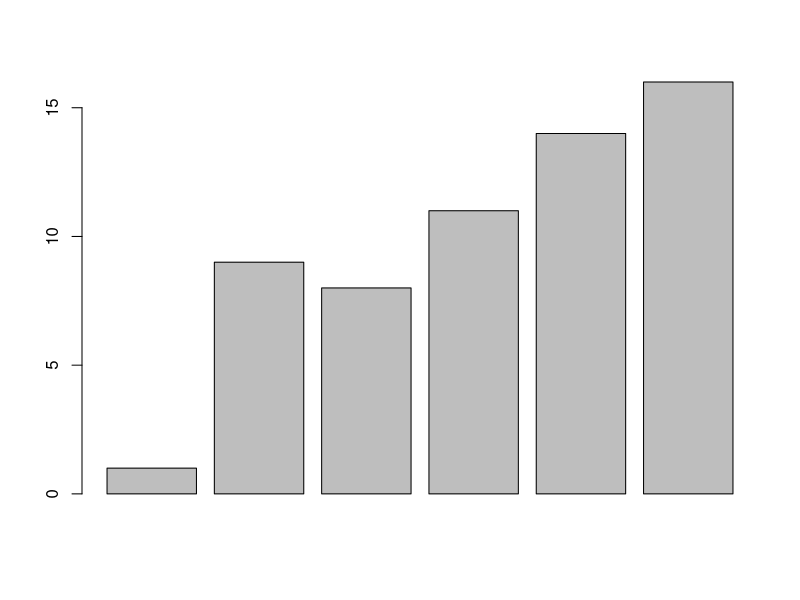
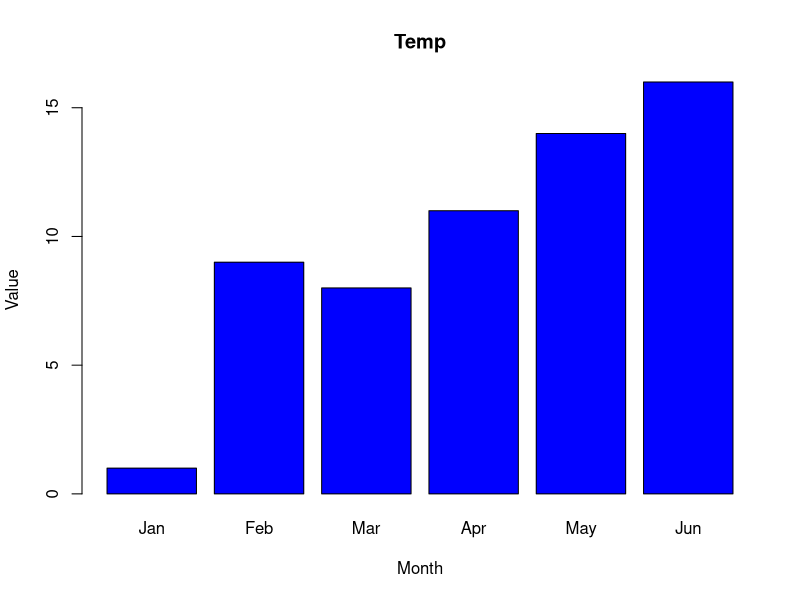
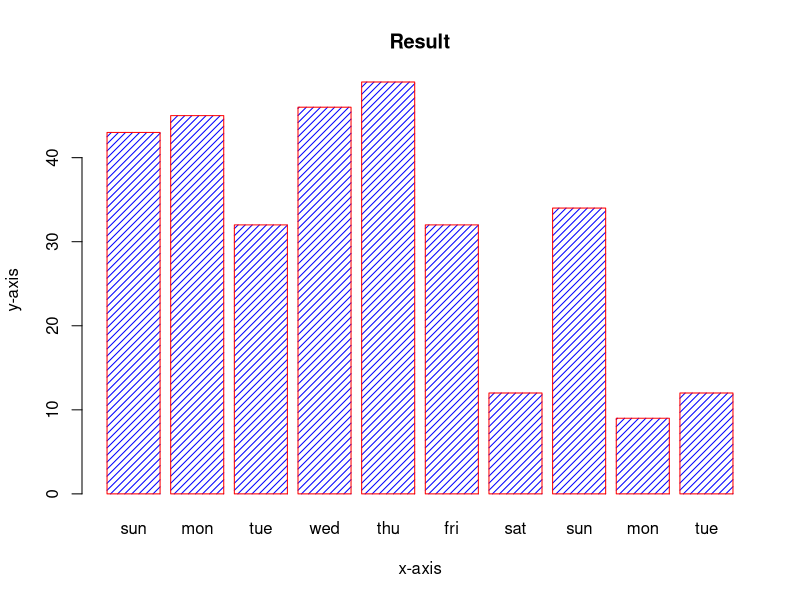
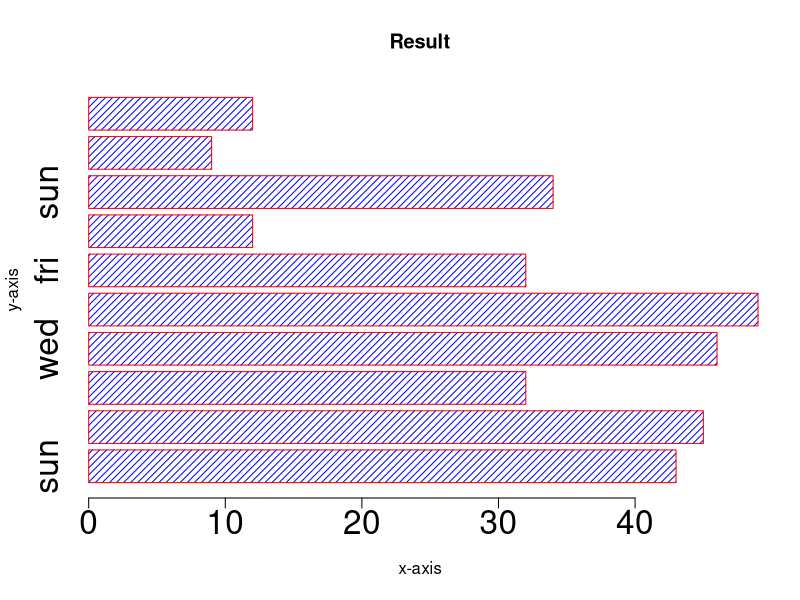
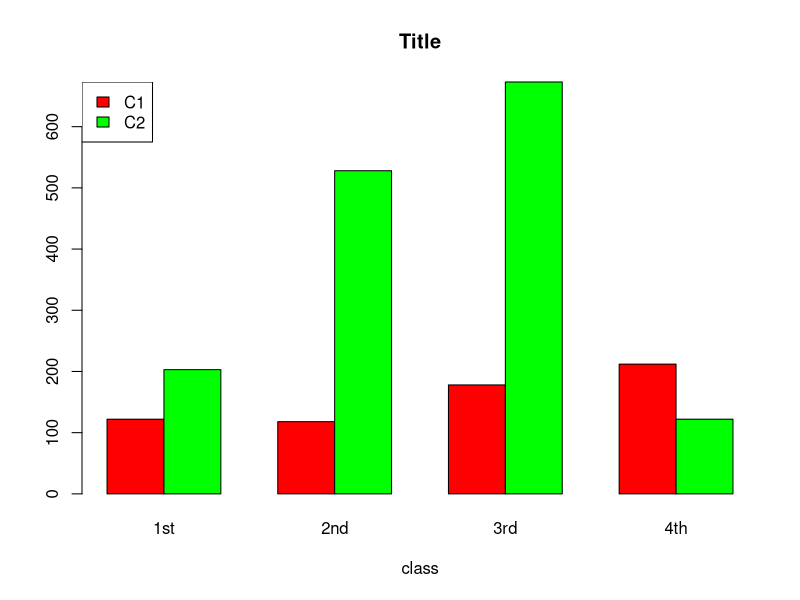

Source code (R) for these figures, in order: (Note: this script raises an error after producing the figures.)
#barplot
#is the most efficient ways of representing data
#can be used to summarize large data that show changes over time 
#barploat(input,leabel x-axis,title,)

a<-c(1,9,8,11,14,16)
barplot(a)
barplot(a,main="Temp",xlab="Month",ylab="Value",col="blue",names.arg = c("Jan","Feb", "Mar","Apr","May","Jun"))

temp<-c(43,45,32,46,49,32,12,34,9,12)
result<-barplot(temp,main="Result",xlab="x-axis",ylab="y-axis",
        names.arg=c("sun","mon","tue","wed","thu","fri","sat","sun","mon","tue"),
        col="blue",density=20,border="red")

result<-barplot(temp,main="Result",xlab="x-axis",ylab="y-axis",
                names.arg=c("sun","mon","tue","wed","thu","fri","sat","sun","mon","tue"),
                col="blue",density=20,border="red",cex.axis = 2,cex.names =2,horiz = TRUE)
result

#stacked bar chart
#for that we need the data in matrix form 
data<-matrix(c(122,203,118,528,178,673,212),nrow=2,ncol=4)
data
result <- barplot(data, main = "Title", xlab = "class",
                  names.arg = c("1st", "2nd", "3rd", "4th"),
                  col = c("red", "green"),beside=TRUE)

# Add legend after creating the plot
legend("topleft", c("C1", "C2"), fill = c("red", "green"))

#scatter plot
#are used to compare variable
y1<-seq(0,30,2)
x11<-seq(100,70,-2)
plot(x1,y1,main="Result",xlab="X-axis",ylab = "Y-axis",col="red",cex=1)

x2<-c(2,2,8,15,8,9,7,3,11,4,7,14,13)
y2<-c(100,105,84,105,90,99,90,95,94,100,79,112,91)
points(x2,y2,col="blue",cex=2)

v<-c(13,22,28,7,31)
plot(v,type="s",col="green",xlab="Months",ylab="Temprature")

v<-c(13,22,28,7,31)
w<-c(11,13,32,6,35)
x<-c(12,22,14,34,35)

plot(v,type="o",col="green",xlab="Month",ylab="temperature")
lines(w,type="o",col="red")
lines(x,type="o",col="blue")

#questions
v<-c(13,22,28,7,31)
w<-c(11,13,32,6,35)
x<-c(12,22,14,34,35)

plot(v,type="s",col="green",xlab="Month",main="Title",ylab="temperature")
lines(w,type="o",col="blue")
lines(x,type="s",col="black")

mat<-matrix(c(1:9),nrow = 3,ncol=3)
result <- barplot(mat, main = "Title", xlab = "class",
                  names.arg = c("1st", "2nd", "3rd"),
                  col = c("red", "green"),beside=TRUE)

v<-c(13,22,28,7,31)
w<-c(11,13,32,6,35)
plot(v,w,main="Result",xlab="X-axis",ylab = "Y-axis",col="red",cex=2)
x2<-c(13,11,4,14,13)
y2<-c(100,105,84,105,90)
points(x2,y2,col="green",cex=2)